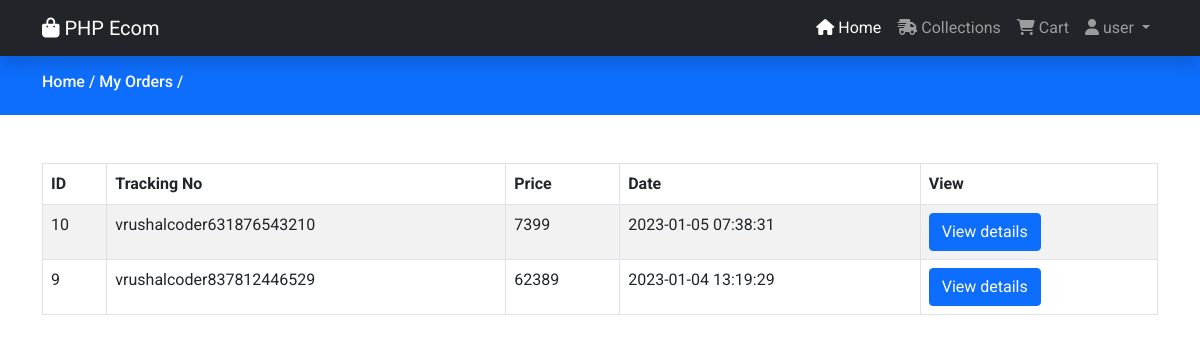
/my-orders.php (signed in), run on the app's committed database.
### tables this page shows
CREATE TABLE `orders` (
  `id` int(11) NOT NULL,
  `tracking_no` varchar(191) NOT NULL,
  `user_id` int(191) NOT NULL,
  `name` varchar(191) NOT NULL,
  `email` varchar(191) NOT NULL,
  `phone` varchar(191) NOT NULL,
  `address` mediumtext NOT NULL,
  `pincode` int(191) NOT NULL,
  `total_price` int(191) NOT NULL,
  `payment_mode` varchar(191) NOT NULL,
  `payment_id` varchar(191) DEFAULT NULL,
  `status` tinyint(4) NOT NULL DEFAULT 0,
  `comments` varchar(255) DEFAULT NULL,
  `created_at` timestamp NOT NULL DEFAULT current_timestamp()
);

### functions/userfunctions.php (called while the page is built, shortened)
<?php
include('config/dbcon.php');
function getOrders()
{
   global $con;
   $userId = $_SESSION['auth_user']['user_id'];
   $query = "SELECT * FROM orders WHERE user_id='$userId' ORDER BY id DESC ";
   return $query_run = mysqli_query($con, $query);
}
?>

### my-orders.php (the view, shortened to what this page needs)
<?php
include('functions/userfunctions.php');
include('includes/heder.php');
?>
<div class="py-3 bg-primary">
    <div class="container">
        <h6 class="text-white">
            <a href="index.php" class="text-white">
                Home /
            </a>
            <a href="my-orders.php" class="text-white">
                My Orders /
            </a>
        </h6>
    </div>
</div>
<div class="py-5">
    <div class="container">
        <div class="">
            <div class="col-md-12">
                <table class="table table-bordered table-striped">
                    <thead>
                        <tr>
                            <th>ID</th>
                            <th>Tracking No</th>
                            <th>Price</th>
                            <th>Date</th>
                            <th>View</th>
                        </tr>
                    </thead>
                    <tbody>
                        <?php
                        $orders = getOrders();
                        if (mysqli_num_rows($orders) > 0) {
                            foreach ($orders as $item) {
                        ?>
                                <tr>
                                    <td><?= $item['id']; ?></td>
                                    <td><?= $item['tracking_no']; ?></td>
                                    <td><?= $item['total_price']; ?></td>
                                    <td><?= $item['created_at']; ?></td>
                                    <td>
                                        <a href="view-order.php?t=<?= $item['tracking_no']; ?>" class="btn btn-primary">View details</a>
                                    </td>
                                </tr>
                            <?php
                            }
                        } else {
                            ?>
                            <tr>
                                <td colspan="5">No orders yet!</td>
                            </tr>
                        <?php
                        }
                        ?>
                    </tbody>
                </table>
            </div>
        </div>
    </div>
</div>
<?php include('includes/footer.php'); ?>

### assets/css/custom.css (style rules this page uses)
* { font-family: 'Roboto', sans-serif; }
a { text-decoration: none; }

### data on the page
orders: id "10", tracking_no "vrushalcoder631876543210", total_price "7399", created_at "2023-01-05 07:38:31"
orders: id "9", tracking_no "vrushalcoder837812446529", total_price "62389", created_at "2023-01-04 13:19:29"

### other printed values
$_SESSION['auth_user']['name'] "user"
